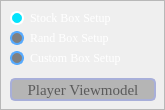
         <widget class="QFrame" name="frame_15">
          <property name="maximumSize">
           <size>
            <width>190</width>
            <height>16777215</height>
           </size>
          </property>
          <property name="styleSheet">
           <string notr="true">#frame_15{
	border: 2px solid rgb(168, 175, 217);
	border-radius: 15px;
	color: #fff;
	background-color: rgb(34,36,44);
	font-family: Georgia;
}</string>
          </property>
          <property name="frameShape">
           <enum>QFrame::StyledPanel</enum>
          </property>
          <property name="frameShadow">
           <enum>QFrame::Raised</enum>
          </property>
          <widget class="QRadioButton" name="stockBoxSetup">
           <property name="enabled">
            <bool>true</bool>
           </property>
           <property name="geometry">
            <rect>
             <x>10</x>
             <y>10</y>
             <width>111</width>
             <height>16</height>
            </rect>
           </property>
           <property name="sizePolicy">
            <sizepolicy hsizetype="Fixed" vsizetype="Fixed">
             <horstretch>0</horstretch>
             <verstretch>0</verstretch>
            </sizepolicy>
           </property>
           <property name="font">
            <font>
             <family>Georgia</family>
             <strikeout>false</strikeout>
            </font>
           </property>
           <property name="toolTip">
            <string>&lt;html&gt;&lt;head/&gt;&lt;body&gt;&lt;p&gt;&lt;span style=&quot; font-size:8pt;&quot;&gt;This will give you the weapons that are mentioned in the stock map-specific mapname.gsc file.&lt;/span&gt;&lt;/p&gt;&lt;/body&gt;&lt;/html&gt;</string>
           </property>
           <property name="layoutDirection">
            <enum>Qt::LeftToRight</enum>
           </property>
           <property name="autoFillBackground">
            <bool>false</bool>
           </property>
           <property name="styleSheet">
            <string notr="true">QRadioButton{
	color: #fff;
	font-family: Georgia;
}

QRadioButton:focus{
}

QRadioButton::indicator {
    width: 10px;
    height: 10px;
    border-radius: 7px;
}

QRadioButton::indicator:checked {
	background-color: #03e3fc;
    border: 2px solid white;
}

QRadioButton::indicator:unchecked {
	border: 2px solid rgb(85,170,255);
    background-color: grey;
}</string>
           </property>
           <property name="text">
            <string>Stock Box Setup</string>
           </property>
           <property name="checkable">
            <bool>true</bool>
           </property>
           <property name="checked">
            <bool>true</bool>
           </property>
          </widget>
          <widget class="QRadioButton" name="customBoxSetup">
           <property name="enabled">
            <bool>true</bool>
           </property>
           <property name="geometry">
            <rect>
             <x>10</x>
             <y>50</y>
             <width>124</width>
             <height>16</height>
            </rect>
           </property>
           <property name="sizePolicy">
            <sizepolicy hsizetype="Fixed" vsizetype="Fixed">
             <horstretch>0</horstretch>
             <verstretch>0</verstretch>
            </sizepolicy>
           </property>
           <property name="font">
            <font>
             <family>Georgia</family>
             <strikeout>false</strikeout>
            </font>
           </property>
           <property name="toolTip">
            <string>&lt;html&gt;&lt;head/&gt;&lt;body&gt;&lt;p&gt;&lt;span style=&quot; font-size:8pt;&quot;&gt;This will allow you to select any/all weapons from the stock map-specific _zombiemode_weapons.gsc file. &lt;/span&gt;&lt;/p&gt;&lt;/body&gt;&lt;/html&gt;</string>
           </property>
           <property name="layoutDirection">
            <enum>Qt::LeftToRight</enum>
           </property>
           <property name="autoFillBackground">
            <bool>false</bool>
           </property>
           <property name="styleSheet">
            <string notr="true">QRadioButton{
	color: #fff;
	font-family: Georgia;
}

QRadioButton:focus{
}

QRadioButton::indicator {
    width: 10px;
    height: 10px;
    border-radius: 7px;
}

QRadioButton::indicator:checked {
	background-color: #03e3fc;
    border: 2px solid white;
}

QRadioButton::indicator:unchecked {
	border: 2px solid rgb(85,170,255);
    background-color: grey;
}</string>
           </property>
           <property name="text">
            <string>Custom Box Setup</string>
           </property>
           <property name="checkable">
            <bool>true</bool>
           </property>
           <property name="checked">
            <bool>false</bool>
           </property>
          </widget>
          <widget class="QRadioButton" name="randBoxSetup">
           <property name="enabled">
            <bool>true</bool>
           </property>
           <property name="geometry">
            <rect>
             <x>10</x>
             <y>30</y>
             <width>111</width>
             <height>16</height>
            </rect>
           </property>
           <property name="sizePolicy">
            <sizepolicy hsizetype="Fixed" vsizetype="Fixed">
             <horstretch>0</horstretch>
             <verstretch>0</verstretch>
            </sizepolicy>
           </property>
           <property name="font">
            <font>
             <family>Georgia</family>
             <strikeout>false</strikeout>
            </font>
           </property>
           <property name="toolTip">
            <string>&lt;html&gt;&lt;head/&gt;&lt;body&gt;&lt;p&gt;&lt;span style=&quot; font-size:8pt;&quot;&gt;This will give you random weapons.&lt;/span&gt;&lt;/p&gt;&lt;p&gt;&lt;span style=&quot; font-size:8pt;&quot;&gt;It will pick a random number between 15-35 and then randomly select that quantity of weapons from the stock map-specific _zombiemode_weapons.gsc file. &lt;/span&gt;&lt;/p&gt;&lt;p&gt;&lt;span style=&quot; font-size:8pt;&quot;&gt;WARNING: You could end up with all poor weapons as no weight system is setup yet.&lt;/span&gt;&lt;/p&gt;&lt;/body&gt;&lt;/html&gt;</string>
           </property>
           <property name="layoutDirection">
            <enum>Qt::LeftToRight</enum>
           </property>
           <property name="autoFillBackground">
            <bool>false</bool>
           </property>
           <property name="styleSheet">
            <string notr="true">QRadioButton{
	color: #fff;
	font-family: Georgia;
}

QRadioButton:focus{
}

QRadioButton::indicator {
    width: 10px;
    height: 10px;
    border-radius: 7px;
}

QRadioButton::indicator:checked {
	background-color: #03e3fc;
    border: 2px solid white;
}

QRadioButton::indicator:unchecked {
	border: 2px solid rgb(85,170,255);
    background-color: grey;
}</string>
           </property>
           <property name="text">
            <string>Rand Box Setup</string>
           </property>
           <property name="checkable">
            <bool>true</bool>
           </property>
           <property name="checked">
            <bool>false</bool>
           </property>
          </widget>
          <widget class="QLineEdit" name="playerViewModel">
           <property name="enabled">
            <bool>true</bool>
           </property>
           <property name="geometry">
            <rect>
             <x>10</x>
             <y>78</y>
             <width>146</width>
             <height>23</height>
            </rect>
           </property>
           <property name="sizePolicy">
            <sizepolicy hsizetype="Fixed" vsizetype="Fixed">
             <horstretch>0</horstretch>
             <verstretch>0</verstretch>
            </sizepolicy>
           </property>
           <property name="minimumSize">
            <size>
             <width>0</width>
             <height>23</height>
            </size>
           </property>
           <property name="maximumSize">
            <size>
             <width>146</width>
             <height>23</height>
            </size>
           </property>
           <property name="font">
            <font>
             <family>Georgia</family>
             <pointsize>11</pointsize>
             <strikeout>false</strikeout>
            </font>
           </property>
           <property name="styleSheet">
            <string notr="true">QLineEdit{
	color: black;
	background-color: #b5b5b5;
	border: 2px solid rgb(168, 175, 217);
	border-radius: 5px;
	font-family: Georgia;
}

QLineEdit:focus{
}</string>
           </property>
           <property name="text">
            <string/>
           </property>
           <property name="maxLength">
            <number>250</number>
           </property>
           <property name="alignment">
            <set>Qt::AlignCenter</set>
           </property>
           <property name="placeholderText">
            <string>Player Viewmodel</string>
           </property>
           <property name="clearButtonEnabled">
            <bool>true</bool>
           </property>
          </widget>
         </widget>
